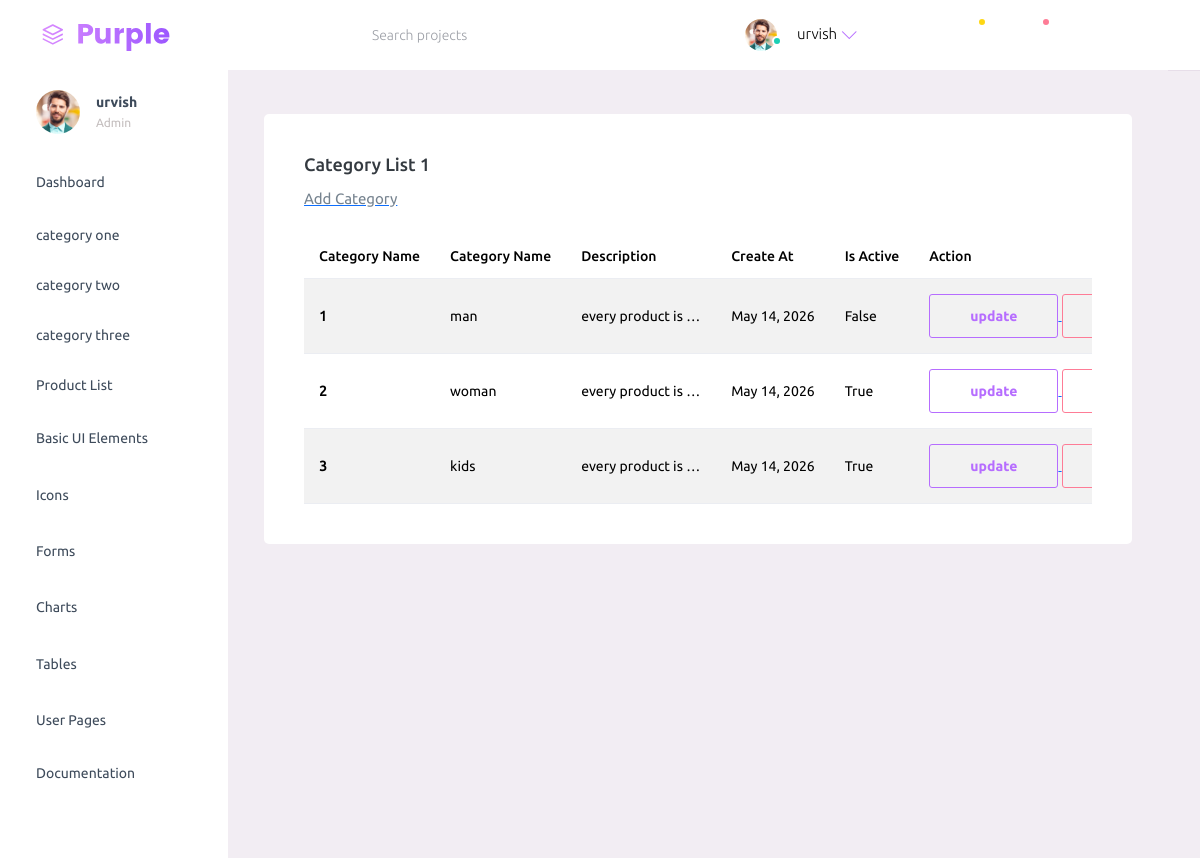
Page /multishop_adminapp/list_category/ (signed in) on the committed database.
### appmodule/multishop_userapp/models.py (models this page shows, shortened)
class CustomUser(AbstractUser):
    ROLE_CHOICE = (
        ('Admin','Admin'),
        ('User','User'),
    )
    email = models.EmailField(max_length=254,unique=True)
    phone_number = models.IntegerField(null=True, blank=True)
    address = models.CharField(max_length=250,null=True, blank=True)
    role = models.CharField(choices=ROLE_CHOICE, max_length=50,default='User')
    first_name = models.CharField(null=True, blank=True, max_length=50)
    last_name = models.CharField(null=True, blank=True, max_length=50)
    city = models.CharField(null=True,blank=True, max_length=50)
    is_approved = models.BooleanField(default=False)

### appmodule/multishop_adminapp/models.py (models this page shows)
class category(models.Model):
    category_name1 = models.CharField(max_length=50,null=True,blank=True)
    description = models.TextField()
    create_at = models.DateField(auto_now_add=True)
    is_action = models.BooleanField(default=True)

### appmodule/multishop_adminapp/views.py (the view)
# urls.py: path('list_category/', views.list_category, name='list_category'),
@login_required(login_url='login_view')
def list_category(request):
    cate = models.category.objects.all()
    context = {'cate':cate}
    return render(request,'admin_app/list_category1.html',context)

### templates/admin_app/list_category1.html (shortened to what this page needs)
{% extends "admin_app/master.html" %}
{% block content %}
{% load static %}
        <div class="main-panel">
          <div class="content-wrapper">
            <div class="col-lg-12 grid-margin stretch-card">
                <div class="card">
                  <div class="card-body">
                    <h4 class="card-title">Category List 1</h4>
                    <a href={% url "create_category" %}>
                        <p class="card-description"> Add Category </p>
                    <div class = "table-responsive">
                    <table class="table table-striped">
                      <thead>
                        <tr>
                          <th> Category Name</th>
                          <th> Category Name</th>
                          <th> Description </th>
                          <th> Create At </th>
                          <th> Is Active </th>
                          <th> Action </th>
                        </tr>
                      </thead>
                      <tbody>
                        {% for i in cate %}
                        <tr>
                          <th>{{ forloop.counter }}</th>
                          <td class="py-1">
                            {{ i.category_name1 }}
                          </td>
                          <td class="py-1 text-truncate" style="max-width: 150px;"> {{ i.description }} </td>
                          <td>
                            <div class="py-1">
                              {{ i.create_at }}
                            </div>
                          </td>
                          <td> {{ i.is_action }} </td>
                          <td>
                            <a href="{% url "update_category" i.id %}">
                            <button type=button class="btn btn-outline-primary">update</button>
                            <a href="{% url "delete_category" i.id %}"
                            onclick = "return confirm('Are you sure you want to delete this EventRole?')">
                            <button type=button class="btn btn-outline-danger">Delete</button>
                        </td>
                          {% endfor %}
                        </tr>
                      </tbody>
                    </table>
                  </div>
                  </div>
                </div>
              </div>
          </div>
        </div>
{% endblock content %}

### templates/admin_app/master.html (shortened to what this page needs)
{% load static %}
<!DOCTYPE html>
<html lang="en">
  <head>
    <link rel="stylesheet" href="{% static 'admin_app/assets/vendors/mdi/css/materialdesignicons.min.css' %}">
    <link rel="stylesheet" href="{% static 'admin_app/assets/vendors/ti-icons/css/themify-icons.css' %}">
    <link rel="stylesheet" href="{% static 'admin_app/assets/vendors/css/vendor.bundle.base.css' %}">
    <link rel="stylesheet" href="{% static 'admin_app/assets/vendors/font-awesome/css/font-awesome.min.css' %}">
    <link rel="stylesheet" href="{% static 'admin_app/assets/vendors/select2/select2.min.css' %}">
    <link rel="stylesheet" href="{% static 'admin_app/assets/vendors/select2-bootstrap-theme/select2-bootstrap.min.css' %}">
    <link rel="stylesheet" href="{% static 'admin_app/assets/css/style.css' %}">
  </head>
  <body>
    <div class="container-scroller">
      <nav class="navbar default-layout-navbar col-lg-12 col-12 p-0 fixed-top d-flex flex-row">
        <div class="text-center navbar-brand-wrapper d-flex align-items-center justify-content-start">
          <a class="navbar-brand brand-logo" href="{% url "index_view1" %}"><img src="{% static 'admin_app/assets/images/logo.svg' %}" alt="logo" /></a>
        </div>
        <div class="navbar-menu-wrapper d-flex align-items-stretch">
          <button class="navbar-toggler navbar-toggler align-self-center" type="button" data-toggle="minimize">
            <span class="mdi mdi-menu"></span>
          </button>
          <div class="search-field d-none d-md-block">
            <form class="d-flex align-items-center h-100" action="#">
              <div class="input-group">
                <div class="input-group-prepend bg-transparent">
                  <i class="input-group-text border-0 mdi mdi-magnify"></i>
                </div>
                <input type="text" class="form-control bg-transparent border-0" placeholder="Search projects">
              </div>
            </form>
          </div>
          <ul class="navbar-nav navbar-nav-right">
            <li class="nav-item nav-profile dropdown">
              <a class="nav-link dropdown-toggle" id="profileDropdown" href="#" data-bs-toggle="dropdown" aria-expanded="false">
                <div class="nav-profile-img">
                  <img src="{% static 'admin_app/assets/images/faces/face1.jpg' %}" alt="image">
                  <span class="availability-status online"></span>
                </div>
                <div class="nav-profile-text">
                  <p class="mb-1 text-black">{{ user.first_name }}</p>
                </div>
              </a>
            </li>
            <li class="nav-item d-none d-lg-block full-screen-link">
              <a class="nav-link">
                <i class="mdi mdi-fullscreen" id="fullscreen-button"></i>
              </a>
            </li>
            <li class="nav-item dropdown">
              <a class="nav-link count-indicator dropdown-toggle" id="messageDropdown" href="#" data-bs-toggle="dropdown" aria-expanded="false">
                <i class="mdi mdi-email-outline"></i>
                <span class="count-symbol bg-warning"></span>
              </a>
            </li>
            <li class="nav-item dropdown">
              <a class="nav-link count-indicator dropdown-toggle" id="notificationDropdown" href="#" data-bs-toggle="dropdown">
                <i class="mdi mdi-bell-outline"></i>
                <span class="count-symbol bg-danger"></span>
              </a>
            </li>
            <li class="nav-item nav-logout d-none d-lg-block">
              <a class="nav-link" href="#">
                <i class="mdi mdi-power"></i>
              </a>
            </li>
            <li class="nav-item nav-settings d-none d-lg-block">
              <a class="nav-link" href="#">
                <i class="mdi mdi-format-line-spacing"></i>
              </a>
            </li>
          </ul>
        </div>
      </nav>
      <div class="container-fluid page-body-wrapper">
        <nav class="sidebar sidebar-offcanvas" id="sidebar">
          <ul class="nav">
            <li class="nav-item nav-profile">
              <a href="#" class="nav-link">
                <div class="nav-profile-image">
                  <img src="{% static 'admin_app/assets/images/faces/face1.jpg' %}" alt="profile" />
                </div>
                <div class="nav-profile-text d-flex flex-column">
                  <span class="font-weight-bold mb-2">{{ user.first_name }}</span>
                  <span class="text-secondary text-small">Admin</span>
                </div>
                <i class="mdi mdi-bookmark-check text-success nav-profile-badge"></i>
              </a>
            </li>
            <li class="nav-item">
              <a class="nav-link" href="{% url "index_view1" %}">
                <span class="menu-title">Dashboard</span>
                <i class="mdi mdi-home menu-icon"></i>
              </a>
            </li>
            <li class="nav-item">
              <a class="nav-link" href="{% url "list_category" %}">
                <span class="menu-title">category one</span>
              </a>
            </li>
            <li class="nav-item">
              <a class="nav-link" href="{% url "list_category_sub" %}">
                <span class="menu-title">category two</span>
              </a>
            </li>
            <li class="nav-item">
              <a class="nav-link" href="{% url "list_category_sub_sub" %}">
                <span class="menu-title">category three</span>
              </a>
            </li>
            <li class="nav-item">
              <a class="nav-link" href="{% url "list_product" %}">
                <span class="menu-title">Product List</span>
              </a>
            </li>
            <li class="nav-item">
              <a class="nav-link" data-bs-toggle="collapse" href="#ui-basic" aria-expanded="false" aria-controls="ui-basic">
                <span class="menu-title">Basic UI Elements</span>
                <i class="menu-arrow"></i>
                <i class="mdi mdi-crosshairs-gps menu-icon"></i>
              </a>
            </li>
            <li class="nav-item">
              <a class="nav-link" data-bs-toggle="collapse" href="#icons" aria-expanded="false" aria-controls="icons">
                <span class="menu-title">Icons</span>
                <i class="mdi mdi-contacts menu-icon"></i>
              </a>
            </li>
            <li class="nav-item">
              <a class="nav-link" data-bs-toggle="collapse" href="#forms" aria-expanded="false" aria-controls="forms">
                <span class="menu-title">Forms</span>
                <i class="mdi mdi-format-list-bulleted menu-icon"></i>
              </a>
            </li>
            <li class="nav-item">
              <a class="nav-link" data-bs-toggle="collapse" href="#charts" aria-expanded="false" aria-controls="charts">
                <span class="menu-title">Charts</span>
                <i class="mdi mdi-chart-bar menu-icon"></i>
              </a>
            </li>
            <li class="nav-item">
              <a class="nav-link" data-bs-toggle="collapse" href="#tables" aria-expanded="false" aria-controls="tables">
                <span class="menu-title">Tables</span>
                <i class="mdi mdi-table-large menu-icon"></i>
              </a>
            </li>
            <li class="nav-item">
              <a class="nav-link" data-bs-toggle="collapse" href="#auth" aria-expanded="false" aria-controls="auth">
                <span class="menu-title">User Pages</span>
                <i class="menu-arrow"></i>
                <i class="mdi mdi-lock menu-icon"></i>
              </a>
            </li>
            <li class="nav-item">
              <a class="nav-link" href="../../docs/documentation.html" target="_blank">
                <span class="menu-title">Documentation</span>
              </a>
            </li>
          </ul>
        </nav>
      {% block content %}
      {% endblock content %}
          <footer class="footer">
          </footer>
        </div>
      </div>
  </body>
</html>

### rows in the picture
CustomUser: first_name "urvish"
category: category_name1 "man", description "every product is…", create_at "May 14, 2026", is_action "False"
category: category_name1 "woman", description "every product is…", create_at "May 14, 2026", is_action "True"
category: category_name1 "kids", description "every product is…", create_at "May 14, 2026", is_action "True"
